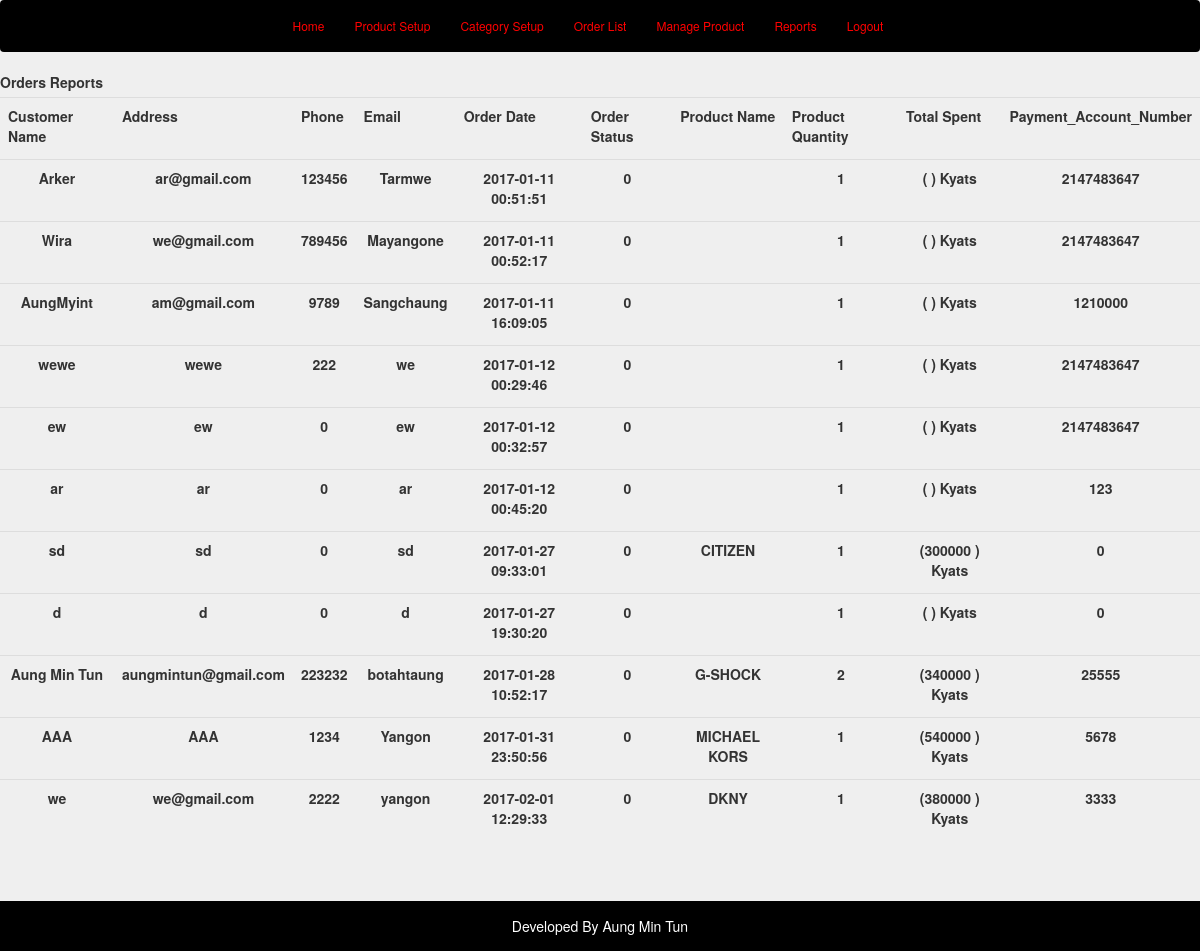
/Admin/ordersrep.php, run on the app's committed database.
### tables this page shows
CREATE TABLE IF NOT EXISTS `orders` (
`id` int(11) NOT NULL,
  `name` varchar(255) NOT NULL,
  `email` varchar(255) NOT NULL,
  `phone` int(11) NOT NULL,
  `address` varchar(255) NOT NULL,
  `status` int(11) NOT NULL,
  `created_date` datetime NOT NULL,
  `modified_date` datetime NOT NULL,
  `payment_account` int(11) NOT NULL
);

CREATE TABLE IF NOT EXISTS `order_items` (
`id` int(11) NOT NULL,
  `order_id` int(11) NOT NULL,
  `product_id` int(11) NOT NULL,
  `qty` int(11) NOT NULL
);

CREATE TABLE IF NOT EXISTS `tbl_products` (
`ProductID` int(20) NOT NULL,
  `ProductName` varchar(50) NOT NULL,
  `ModelNo` varchar(20) NOT NULL,
  `Price` varchar(20) NOT NULL,
  `Category` varchar(20) NOT NULL,
  `Image` varchar(20) NOT NULL
);

### Admin/ordersrep.php (the view, shortened to what this page needs)
<?php include("Computerdb.php");
 $orders = mysql_query("SELECT * FROM orders");
?>
<!DOCTYPE html>
<html>
<head>
<link href="css/style.css" rel="stylesheet" type="text/css" />
  <link rel="stylesheet" href="css/bootstrap.min.css">
</head>
<body>
	<nav class="navbar home-menu">
	    <ul class="nav navbar-nav">
	      <li class="active"><a href="index.php">Home</a></li>
	      <li><a href="ProductEntry.php">Product Setup</a></li>
	      <li><a href="CategorySetup.php">Category Setup</a></li>
	      <li><a href="orderlist.php">Order List</a></li>
	      <li><a href="manage-product.php">Manage Product</a></li>
        <li><a href="reports.php">Reports</a></li>
	      <li><a href="index.php">Logout</a></li>
	    </ul>
	</nav>
		 <table class="table">
        	<tr>
          <label class="lbl">Orders Reports </label>
          <th><label class="lbl">Customer Name</label> </th>
          <th><label class="lbl">Address</label> </th>
          <th><label class="lbl">Phone</label> </th>
          <th><label class="lbl">Email</label> </th>
          <th><label class="lbl">Order Date</label> </th>
          <th><label class="lbl">Order Status</label> </th>
          <th><label class="lbl">Product Name </label> </th>
          <th><label class="lbl">Product Quantity </label> </th>
          <th><label class="lbl">Total Spent </label> </th>
          <th><label class="lbl">Payment_Account_Number </label> </th>
          <?php while($order = mysql_fetch_assoc($orders)):
          ?>
			 <tr align="center">
          <td><label class="lbl"><?php echo $order["name"] ?></label> </td>
          <td><label class="lbl"><?php echo $order["email"] ?></label> </td>
          <td><label class="lbl"><?php echo $order["phone"]?></label> </td>
          <td><label class="lbl"><?php echo $order["address"] ?></label> </td>
          <td>
          <label class="lbl"><?php echo $order["created_date"]?>
          </label>
          </td>
          <td>
          <label class="lbl"><?php echo $order["status"]?>
          </label>
          </td>
          <?php
				 $order_id = $order['id'];
				 $items = mysql_query("SELECT order_items.*, tbl_products.* FROM order_items LEFT JOIN tbl_products ON order_items.product_id =  tbl_products.ProductID WHERE order_items.order_id = $order_id ");
				 $item = mysql_fetch_assoc($items);
			 ?>
			<td>
          <label class="lbl">
          <?php echo $item['ProductName'] ?>
          </label>
          </td>
          <td>
          <label class="lbl">
          <?php echo $item['qty'] ?>
          </label>
          </td>
           <td>
          <label class="lbl">
          (<?php echo $item['Price'] ?> )
          Kyats
          </label>
          </td>
          <td>
          <label class="lbl">
          <?php echo $order['payment_account'] ?>
          </label>
          </td>
          </tr>
		 <?php endwhile; ?>
		 </table>
	<footer><span>Developed By Aung Min Tun</span></footer>
</body>
</html>

### Admin/css/style.css (style rules this page uses)
body { margin:0; padding:0; background-color: #efefef !important; font-family: arial; font-size:14px; }
.home-menu { background-color: black; }
.home-menu ul a { color:red; font-size:12px; }
.home-menu .nav { width:645px; margin:0 auto; display: block; float:none; }
footer { float:left; background-color:#000; width:100%; text-align: center; padding:15px; margin-top:40px; color:#fff; }

### data on the page
orders: name "Arker", email "ar@gmail.com", phone "123456", address "Tarmwe", created_date "2017-01-11 00:51:51", status "0", order_items.qty "1", payment_account "2147483647"
orders: name "Wira", email "we@gmail.com", phone "789456", address "Mayangone", created_date "2017-01-11 00:52:17", status "0", order_items.qty "1", payment_account "2147483647"
orders: name "AungMyint", email "am@gmail.com", phone "9789", address "Sangchaung", created_date "2017-01-11 16:09:05", status "0", order_items.qty "1", payment_account "1210000"
orders: name "wewe", email "wewe", phone "222", address "we", created_date "2017-01-12 00:29:46", status "0", order_items.qty "1", payment_account "2147483647"
orders: name "ew", email "ew", phone "0", address "ew", created_date "2017-01-12 00:32:57", status "0", order_items.qty "1", payment_account "2147483647"
orders: name "ar", email "ar", phone "0", address "ar", created_date "2017-01-12 00:45:20", status "0", order_items.qty "1", payment_account "123"
orders: name "sd", email "sd", phone "0", address "sd", created_date "2017-01-27 09:33:01", status "0", tbl_products.ProductName "CITIZEN", order_items.qty "1", tbl_products.Price "300000", payment_account "0"
orders: name "d", email "d", phone "0", address "d", created_date "2017-01-27 19:30:20", status "0", order_items.qty "1", payment_account "0"
orders: name "Aung Min Tun", email "aungmintun@gmail.com", phone "223232", address "botahtaung", created_date "2017-01-28 10:52:17", status "0", tbl_products.ProductName "G-SHOCK", order_items.qty "2", tbl_products.Price "340000", payment_account "25555"
orders: name "AAA", email "AAA", phone "1234", address "Yangon", created_date "2017-01-31 23:50:56", status "0", tbl_products.ProductName "MICHAEL KORS", order_items.qty "1", tbl_products.Price "540000", payment_account "5678"
orders: name "we", email "we@gmail.com", phone "2222", address "yangon", created_date "2017-02-01 12:29:33", status "0", tbl_products.ProductName "DKNY", order_items.qty "1", tbl_products.Price "380000", payment_account "3333"
